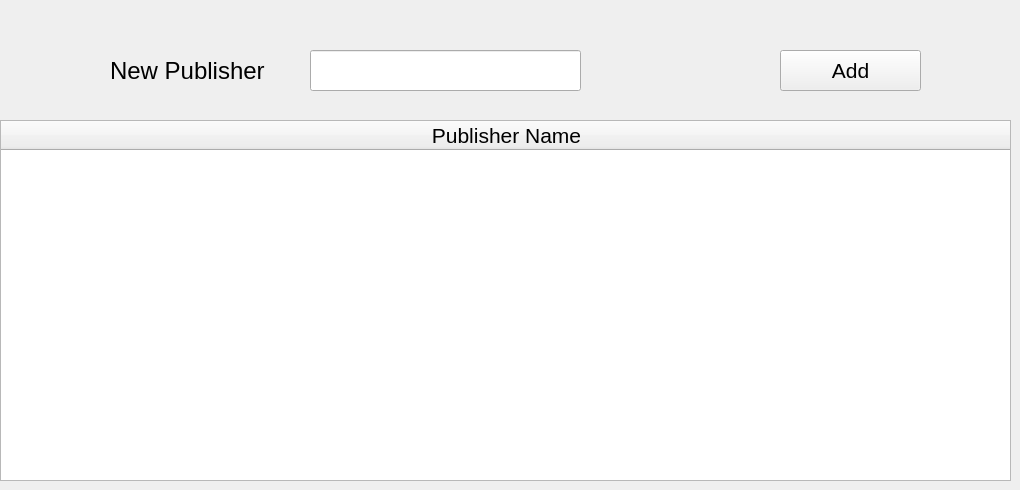
      <widget class="QWidget" name="tab_9">
       <attribute name="title">
        <string>Publisher</string>
       </attribute>
       <widget class="QPushButton" name="pushButton_16">
        <property name="geometry">
         <rect>
          <x>780</x>
          <y>50</y>
          <width>141</width>
          <height>41</height>
         </rect>
        </property>
        <property name="font">
         <font>
          <pointsize>16</pointsize>
         </font>
        </property>
        <property name="text">
         <string>Add</string>
        </property>
       </widget>
       <widget class="QLineEdit" name="lineEdit_21">
        <property name="geometry">
         <rect>
          <x>310</x>
          <y>50</y>
          <width>271</width>
          <height>41</height>
         </rect>
        </property>
       </widget>
       <widget class="QLabel" name="label_28">
        <property name="geometry">
         <rect>
          <x>110</x>
          <y>55</y>
          <width>201</width>
          <height>31</height>
         </rect>
        </property>
        <property name="font">
         <font>
          <pointsize>18</pointsize>
         </font>
        </property>
        <property name="text">
         <string>New Publisher </string>
        </property>
       </widget>
       <widget class="QTableWidget" name="tableWidget_4">
        <property name="geometry">
         <rect>
          <x>0</x>
          <y>120</y>
          <width>1011</width>
          <height>361</height>
         </rect>
        </property>
        <property name="font">
         <font>
          <pointsize>16</pointsize>
         </font>
        </property>
        <attribute name="horizontalHeaderDefaultSectionSize">
         <number>1011</number>
        </attribute>
        <column>
         <property name="text">
          <string>Publisher Name</string>
         </property>
        </column>
       </widget>
      </widget>
